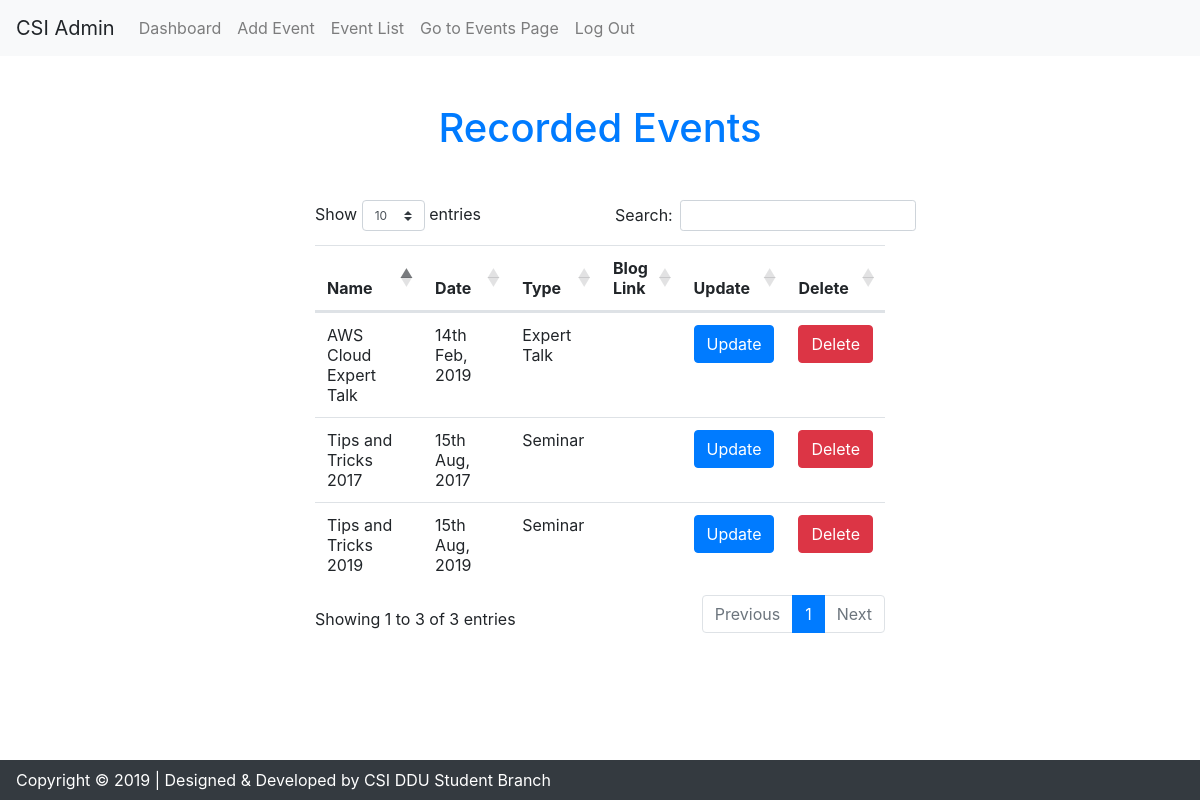
The app's page /admin/view_event.php (signed in) with its own data.
### tables this page shows
CREATE TABLE `event_master` (
  `id` int(6) NOT NULL,
  `name` varchar(70) NOT NULL,
  `type` varchar(20) NOT NULL,
  `date` date NOT NULL DEFAULT current_timestamp(),
  `description` varchar(700) NOT NULL,
  `photo_link` varchar(500) DEFAULT NULL,
  `blog_link` varchar(500) DEFAULT NULL
);

### admin/view_event.php (the view, shortened to what this page needs)
<html lang="en">
<head>
  <link rel="stylesheet" href="../fonts/icomoon/style.css">
  <link rel="stylesheet" href="../css/bootstrap.min.css">
  <link rel="stylesheet" href="../css/jquery-ui.css">
  <link rel="stylesheet" href="../css/jquery.fancybox.min.css">
  <link rel="stylesheet" href="../css/bootstrap-datepicker.css">
  <link rel="stylesheet" href="../css/owl.carousel.min.css">
  <link rel="stylesheet" href="../css/owl.theme.default.min.css">
  <link rel="stylesheet" href="../css/owl.theme.default.min.css">
  <link rel="stylesheet" href="../fonts/flaticon/font/flaticon.css">
  <link rel="stylesheet" href="../css/aos.css">
	<link rel="stylesheet" href="https://cdnjs.cloudflare.com/ajax/libs/twitter-bootstrap/4.1.3/css/bootstrap.css">
	<link rel="stylesheet" href="https://cdn.datatables.net/responsive/2.2.3/css/responsive.bootstrap4.min.css">
	<link rel="stylesheet" href="https://cdn.datatables.net/1.10.19/css/dataTables.bootstrap4.min.css">
</head>
<body>
		<?php include("admin_navbar.php"); ?>
		<section class="container site-section">
			<h1 class="text-center text-primary mt-5 mb-4"> Recorded Events</h1>
		</section>
		<div class="container site-section mt-5 mb-5 col-md-6 justify-content-center">
				<table id="events" class="table table-hover table-responsive dt-responsive" style="width:100%;">
				<thead>
		            <tr>
		                <th scope="col">Name</th>
		                <th scope="col">Date</th>
		                <th scope="col">Type</th>
		                <th scope="col">Blog Link</th>
		                <th scope="col">Update</th>
						<th scope="col">Delete</th>
		            </tr>
		        </thead>
		        <tbody>
					<?php
		  			include("../db_connect.php");
		  			$sql = "SELECT * from Event_master ORDER BY date DESC";
		  			$event_list = $pdo->query($sql)->fetchAll();
		  			foreach($event_list as $event){
		  			?>
					<tr>
		                <td><?php echo $event['name']; ?></td>
		                <td><?php echo date("jS M, Y", strtotime($event['date'])); ?></td>
		                <td><?php echo $event['type']; ?></td>
						<td><?php echo $event['blog_link']; ?></td>
						<td>
							<?php echo
							'<form method="post" action="update_event.php">
								<input type="hidden" name="event_id" value="'.$event['id'].'">
								<button class="btn btn-primary" type="submit"> Update </button>
							</form>';
							?>
					 	</td>
						<td>
							<?php echo
							'<form method="post" action="delevent_db.php">
								<input type="hidden" name="event_id" value="'.$event['id'].'">
								<input type="hidden" name="event_name" value="'.$event['name'].'">
								<button class="btn btn-danger" type="submit"> Delete </button>
							</form>';
							?>
					 	</td>
		            </tr>
					<?php
					}
					?>
		        </tbody>
		    	</table>
		</div>
		<footer class="navbar fixed-bottom navbar-dark bg-dark text-center text-white">
		   <p class="mb-0"> Copyright &copy; 2019 | Designed & Developed by CSI DDU Student Branch </p>
	   </footer>
</body>
</html>

### records on screen
event_master: name "Tips and Tricks 2019", date "15th Aug, 2019", type "Seminar"
event_master: name "AWS Cloud Expert Talk", date "14th Feb, 2019", type "Expert Talk"
event_master: name "Tips and Tricks 2017", date "15th Aug, 2017", type "Seminar"
